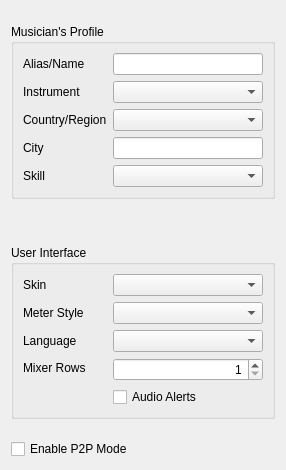
     <widget class="QWidget" name="tab_0_User">
      <attribute name="title">
       <string>My Profile</string>
      </attribute>
      <layout class="QVBoxLayout" name="verticalLayout_16">
       <item>
        <layout class="QHBoxLayout" name="horizontalLayout_10">
         <item>
          <spacer name="horizontalSpacer">
           <property name="orientation">
            <enum>Qt::Horizontal</enum>
           </property>
           <property name="sizeHint" stdset="0">
            <size>
             <width>0</width>
             <height>20</height>
            </size>
           </property>
          </spacer>
         </item>
         <item>
          <layout class="QVBoxLayout" name="verticalLayout_12">
           <item>
            <spacer name="verticalSpacer_8">
             <property name="orientation">
              <enum>Qt::Vertical</enum>
             </property>
             <property name="sizeType">
              <enum>QSizePolicy::Preferred</enum>
             </property>
             <property name="sizeHint" stdset="0">
              <size>
               <width>20</width>
               <height>13</height>
              </size>
             </property>
            </spacer>
           </item>
           <item>
            <widget class="QGroupBox" name="grbMusicien">
             <property name="title">
              <string>Musician's Profile</string>
             </property>
             <layout class="QVBoxLayout" name="verticalLayout_10">
              <item>
               <layout class="QHBoxLayout" name="horizontalLayout_9">
                <item>
                 <layout class="QVBoxLayout" name="verticalLayout_8">
                  <item>
                   <widget class="QLabel" name="plblAlias">
                    <property name="text">
                     <string>Alias/Name</string>
                    </property>
                    <property name="buddy">
                     <cstring>pedtAlias</cstring>
                    </property>
                   </widget>
                  </item>
                  <item>
                   <widget class="QLabel" name="plblInstrument">
                    <property name="text">
                     <string>Instrument</string>
                    </property>
                    <property name="buddy">
                     <cstring>pcbxInstrument</cstring>
                    </property>
                   </widget>
                  </item>
                  <item>
                   <widget class="QLabel" name="plblCountry">
                    <property name="text">
                     <string>Country/Region</string>
                    </property>
                    <property name="buddy">
                     <cstring>pcbxCountry</cstring>
                    </property>
                   </widget>
                  </item>
                  <item>
                   <widget class="QLabel" name="plblCity">
                    <property name="text">
                     <string>City</string>
                    </property>
                    <property name="buddy">
                     <cstring>pedtCity</cstring>
                    </property>
                   </widget>
                  </item>
                  <item>
                   <widget class="QLabel" name="plblSkill">
                    <property name="text">
                     <string>Skill</string>
                    </property>
                    <property name="buddy">
                     <cstring>pcbxSkill</cstring>
                    </property>
                   </widget>
                  </item>
                 </layout>
                </item>
                <item>
                 <layout class="QVBoxLayout" name="verticalLayout_9">
                  <item>
                   <widget class="QLineEdit" name="pedtAlias">
                    <property name="sizePolicy">
                     <sizepolicy hsizetype="Preferred" vsizetype="Fixed">
                      <horstretch>0</horstretch>
                      <verstretch>0</verstretch>
                     </sizepolicy>
                    </property>
                    <property name="minimumSize">
                     <size>
                      <width>150</width>
                      <height>0</height>
                     </size>
                    </property>
                   </widget>
                  </item>
                  <item>
                   <widget class="QComboBox" name="pcbxInstrument">
                    <property name="minimumSize">
                     <size>
                      <width>150</width>
                      <height>0</height>
                     </size>
                    </property>
                   </widget>
                  </item>
                  <item>
                   <widget class="QComboBox" name="pcbxCountry">
                    <property name="minimumSize">
                     <size>
                      <width>150</width>
                      <height>0</height>
                     </size>
                    </property>
                   </widget>
                  </item>
                  <item>
                   <widget class="QLineEdit" name="pedtCity">
                    <property name="sizePolicy">
                     <sizepolicy hsizetype="Preferred" vsizetype="Fixed">
                      <horstretch>0</horstretch>
                      <verstretch>0</verstretch>
                     </sizepolicy>
                    </property>
                    <property name="minimumSize">
                     <size>
                      <width>150</width>
                      <height>0</height>
                     </size>
                    </property>
                   </widget>
                  </item>
                  <item>
                   <widget class="QComboBox" name="pcbxSkill">
                    <property name="minimumSize">
                     <size>
                      <width>150</width>
                      <height>0</height>
                     </size>
                    </property>
                   </widget>
                  </item>
                 </layout>
                </item>
               </layout>
              </item>
             </layout>
            </widget>
           </item>
           <item>
            <spacer name="verticalSpacer_7">
             <property name="orientation">
              <enum>Qt::Vertical</enum>
             </property>
             <property name="sizeHint" stdset="0">
              <size>
               <width>20</width>
               <height>40</height>
              </size>
             </property>
            </spacer>
           </item>
           <item>
            <widget class="QGroupBox" name="gbxUserInterface">
             <property name="title">
              <string>User Interface</string>
             </property>
             <layout class="QVBoxLayout" name="verticalLayout_11">
              <item>
               <layout class="QHBoxLayout" name="horizontalLayout_3">
                <item>
                 <layout class="QVBoxLayout" name="verticalLayout_5">
                  <item>
                   <widget class="QLabel" name="lblSkin">
                    <property name="text">
                     <string>Skin</string>
                    </property>
                    <property name="buddy">
                     <cstring>cbxSkin</cstring>
                    </property>
                   </widget>
                  </item>
                  <item>
                   <widget class="QLabel" name="lblMeterStyle">
                    <property name="text">
                     <string>Meter Style</string>
                    </property>
                    <property name="buddy">
                     <cstring>cbxMeterStyle</cstring>
                    </property>
                   </widget>
                  </item>
                  <item>
                   <widget class="QLabel" name="lblLanguage">
                    <property name="text">
                     <string>Language</string>
                    </property>
                    <property name="buddy">
                     <cstring>cbxLanguage</cstring>
                    </property>
                   </widget>
                  </item>
                  <item>
                   <widget class="QLabel" name="lblMixerRows">
                    <property name="text">
                     <string>Mixer Rows</string>
                    </property>
                    <property name="buddy">
                     <cstring>spnMixerRows</cstring>
                    </property>
                   </widget>
                  </item>
                  <item>
                   <widget class="QLabel" name="lblAudioAlerts">
                    <property name="text">
                     <string/>
                    </property>
                   </widget>
                  </item>
                 </layout>
                </item>
                <item>
                 <layout class="QVBoxLayout" name="verticalLayout_7">
                  <item>
                   <widget class="QComboBox" name="cbxSkin"/>
                  </item>
                  <item>
                   <widget class="QComboBox" name="cbxMeterStyle"/>
                  </item>
                  <item>
                   <widget class="CLanguageComboBox" name="cbxLanguage">
                    <property name="minimumSize">
                     <size>
                      <width>150</width>
                      <height>0</height>
                     </size>
                    </property>
                   </widget>
                  </item>
                  <item>
                   <widget class="QSpinBox" name="spnMixerRows">
                    <property name="sizePolicy">
                     <sizepolicy hsizetype="Preferred" vsizetype="Fixed">
                      <horstretch>0</horstretch>
                      <verstretch>0</verstretch>
                     </sizepolicy>
                    </property>
                    <property name="alignment">
                     <set>Qt::AlignRight|Qt::AlignTrailing|Qt::AlignVCenter</set>
                    </property>
                    <property name="minimum">
                     <number>1</number>
                    </property>
                    <property name="maximum">
                     <number>8</number>
                    </property>
                   </widget>
                  </item>
                  <item>
                   <widget class="QCheckBox" name="chbAudioAlerts">
                    <property name="text">
                     <string>Audio Alerts</string>
                    </property>
                   </widget>
                  </item>
                 </layout>
                </item>
               </layout>
              </item>
             </layout>
            </widget>
           </item>
           <item>
            <spacer name="verticalSpacer_9">
             <property name="orientation">
              <enum>Qt::Vertical</enum>
             </property>
             <property name="sizeHint" stdset="0">
              <size>
               <width>20</width>
               <height>14</height>
              </size>
             </property>
             </spacer>
            </item>
            <item>
             <widget class="QCheckBox" name="chbP2PMode">
              <property name="text">
               <string>Enable P2P Mode</string>
              </property>
             </widget>
            </item>
           </layout>
          </item>
          <item>
          <spacer name="horizontalSpacer_2">
           <property name="orientation">
            <enum>Qt::Horizontal</enum>
           </property>
           <property name="sizeHint" stdset="0">
            <size>
             <width>0</width>
             <height>20</height>
            </size>
           </property>
          </spacer>
         </item>
        </layout>
       </item>
      </layout>
     </widget>
